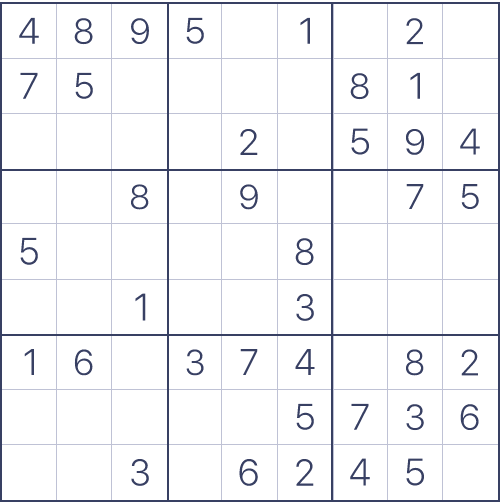
#> input picture media/gi.png, 504 x 504 px, found by its file name
$ jupyter execute --allow-errors total.ipynb   (Python 2 division)
#> lines starting #> are read from the running program, lines starting #| are printed output that depends on the picture
[cell 1]
import os
import cv2
import numpy as np
from pylab import *
from PIL import Image
from scipy import ndimage
import glob
import h5py
from imutils import contours

# https://docs.opencv.org/3.4/d2/dbd/tutorial_distance_transform.html
from __future__ import print_function
import argparse
import random as rng

import matplotlib.pyplot as plt
import tensorflow as tf
from tensorflow.keras.models import Sequential
from tensorflow.keras.layers import Dense, Dropout, Activation, Flatten, Conv2D, MaxPooling2D
from keras.layers.convolutional import Convolution2D, MaxPooling2D

import pickle

import copy

[cell 2]
def hougher(img):
    gray=cv2.cvtColor(img,cv2.COLOR_BGR2GRAY)
    dst = cv2.Canny(gray, 50, 100)
    # change 100 to 200, so that diagonal isn't detected
    lines= cv2.HoughLines(dst, 1, math.pi/180.0, 180, np.array([]), 0, 0)
    a,b,c = lines.shape
    for i in range(a):
        rho = lines[i][0][0]
        theta = lines[i][0][1]
        a = math.cos(theta)
        b = math.sin(theta)
        x0, y0 = a*rho, b*rho
        pt1 = ( int(x0+1000*(-b)), int(y0+1000*(a)) )
        pt2 = ( int(x0-1000*(-b)), int(y0-1000*(a)) )
        cv2.line(img, pt1, pt2, (0, 0, 255), 7, cv2.LINE_AA)
    cv2.imwrite('houghed.jpg',img)

[cell 3]
# [11 lines left out: function sort_contours, not called in this run]

[cell 4]
# [26 lines left out: function squares, not called in this run]

[cell 5]
file_path = 'gi.png'
img = cv2.imread(file_path)
#> img is the input picture: shape (504, 504, 3); mean B, G, R 245.9, 243.6, 243.1
img = cv2.resize(img, (900, 900))
#> img: shape (900, 900, 3)
#> (the rest of this cell did not finish here and is left out)

#> in hougher, `gray=cv2.cvtColor(img,cv2.COLOR_BGR2GRAY)`:
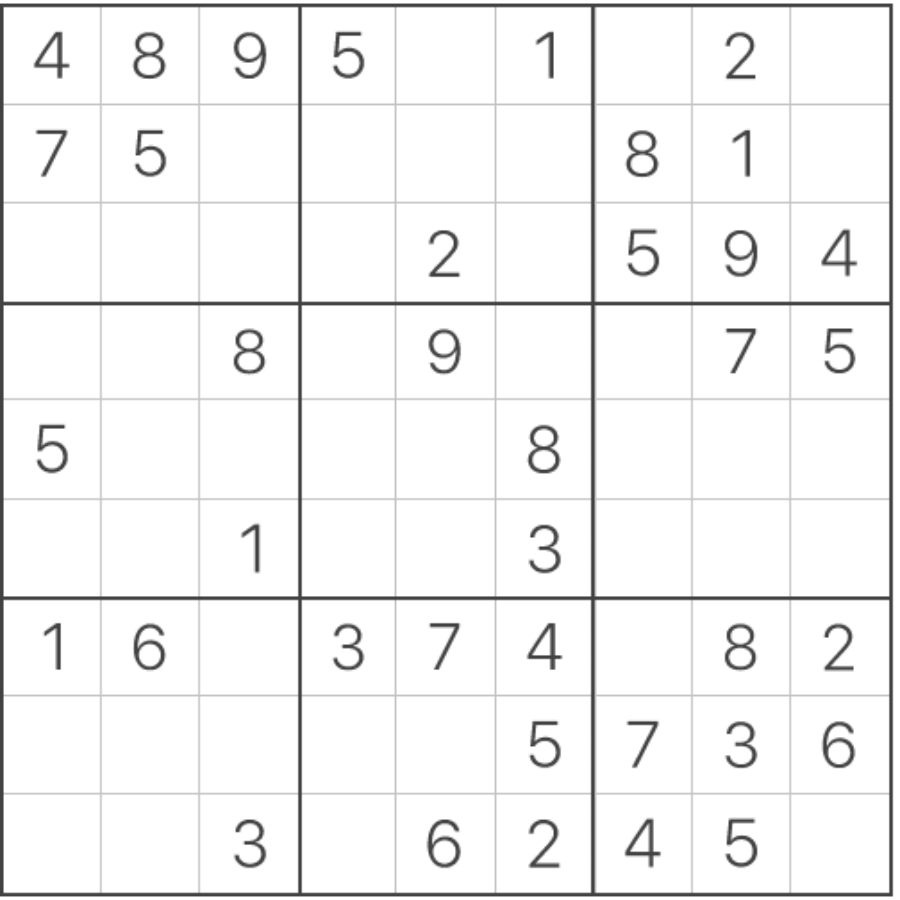
#> gray: shape (900, 900); min 66, max 255, mean 243.7
#> in hougher, `dst = cv2.Canny(gray, 50, 100)`:
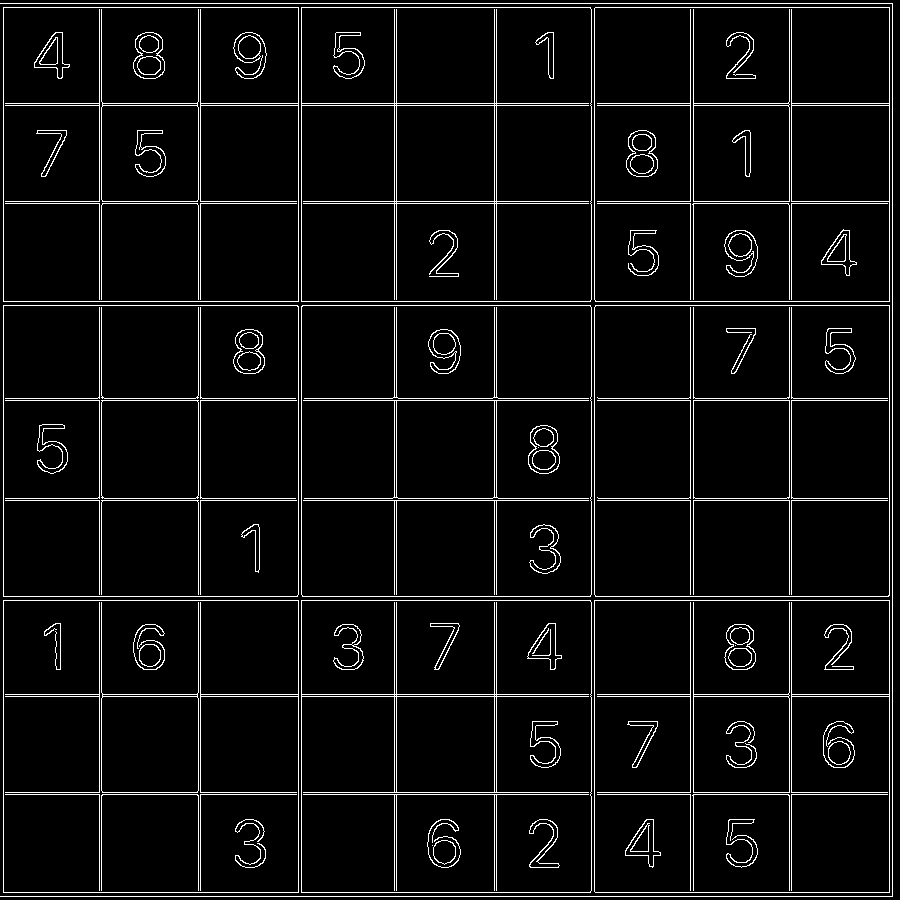
#> dst: shape (900, 900); 5.4% white in thin lines or dots
file_path = 'houghed.jpg'
img = cv2.imread(file_path)
img = cv2.resize(img, (900, 900))
squares(img)

[cell 6]
# [7 lines left out: function gray_all, not called in this run]

[cell 7]
# gray_all()

[cell 8]
data_dir = "/home/vanillaskies/projects/computer-science/python/sudoku/training/"
categories = ["0", "1", "2", "3", "4", "5", "6", "7", "8", "9"]

[cell 9]
training_data = []
def create_training_data():
    for category in categories:
        path = os.path.join(data_dir, category)
        class_num = categories.index(category)
        for img in os.listdir(path):
                img = cv2.imread(os.path.join(path, img))
                training_data.append([img, class_num])

#> (a cell that did not finish here is left out)

[cell 11]
import random
random.shuffle(training_data)
X = []
y = []

[cell 12]
for features, label in training_data:
    X.append(features)
    y.append(label)

[cell 13]
X = np.array(X)
X=np.array(X/255.0)
y=np.array(y)

[cell 14]
pickle_out = open("X.pickle", "wb")
pickle.dump(X, pickle_out)
pickle_out.close()

pickle_out = open("y.pickle", "wb")
pickle.dump(y, pickle_out)
pickle_out.close()

[cell 15]
pickle_in = open("X.pickle", "rb")
X = pickle.load(pickle_in)

pickle_in = open("y.pickle", "rb")
y = pickle.load(pickle_in)

#> (a cell that did not finish here is left out)

[cell 17]
num_data_dir = "/home/vanillaskies/projects/computer-science/python/sudoku/81/"
def pic_to_sudoku(num_data_dir):
    sudoku = ""
    for img in sorted(os.listdir(num_data_dir)):
        print(os.path.join(num_data_dir, img))
        img = cv2.imread(os.path.join(num_data_dir, img))
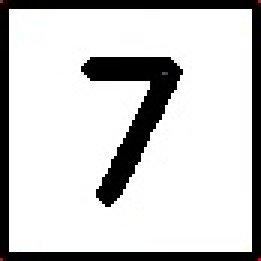
#> input picture 81/boxes_00.jpg, 87 x 87 px, found by its file name (shown 3 times larger)
#> img is the input picture: shape (87, 87, 3); mean B, G, R 200.7, 200.7, 200.8
        img = cv2.resize(img, (28, 28))
#> img: shape (28, 28, 3)
        test_image = np.array(img).astype('float32')
        test_image = np.expand_dims(test_image, axis=0)/255
        test_image = tf.image.resize_with_pad(test_image, 28, 28)
        f = model.predict(test_image)
        index = np.argmax(f)
        g = index.item()
        g = f'{g}'
        sudoku += g
    return sudoku

#> (a cell that did not finish here is left out)

#> (a cell that did not finish here is left out)

#> (a cell that did not finish here is left out)

[cell 21]
def hough_sudoku(img):
    gray=cv2.cvtColor(img,cv2.COLOR_BGR2GRAY)
    dst = cv2.Canny(gray, 50, 100)
    # change 100 to 200, so that diagonal isn't detected
    kernel = np.ones((5,5),np.uint8)
    erosion = cv2.erode(dst,kernel,iterations = 1)
    lines= cv2.HoughLines(dst, 1, math.pi/180.0, 180, np.array([]), 0, 0)
    a,b,c = lines.shape
    for i in range(a):
        rho = lines[i][0][0]
        theta = lines[i][0][1]
        a = math.cos(theta)
        b = math.sin(theta)
        x0, y0 = a*rho, b*rho
        pt1 = ( int(x0+1000*(-b)), int(y0+1000*(a)) )
        pt2 = ( int(x0-1000*(-b)), int(y0-1000*(a)) )
        cv2.line(img, pt1, pt2, (0, 0, 255), 7, cv2.LINE_AA)
    cv2.imwrite('find.jpg',img)

[cell 22]
# [26 lines left out: function find_sudoku, not called in this run]

[cell 23]
file_path = '6.png'
img = cv2.imread(file_path)
# img = cv2.resize(img, (900, 900))
#> (the rest of this cell did not finish here and is left out)

[cell 24]
def same_row(i,j): return (i/9 == j/9)
def same_col(i,j): return (i-j) % 9 == 0
def same_block(i,j): return (i/27 == j/27 and i%9/3 == j%9/3)

# [15 lines left out: function r, not called in this run]

[cell 25]
# r(puzzle)

[cell 26]
def same_row(i,j): return (i/9 == j/9)
def same_col(i,j): return (i-j) % 9 == 0
def same_block(i,j): return (i/27 == j/27 and i%9/3 == j%9/3)

# function that solves a sudoku puzzle
#   Ref(s):
#   http://stackoverflow.com/questions/201461/shortest-sudoku-solver-in-python-how-does-it-work
# [20 lines left out: function solve_puzzle, not called in this run]

[cell 27]
# [8 lines left out: function splitBoxes, not called in this run]

[cell 28]
file_path = '75.png'
img = cv2.imread(file_path)
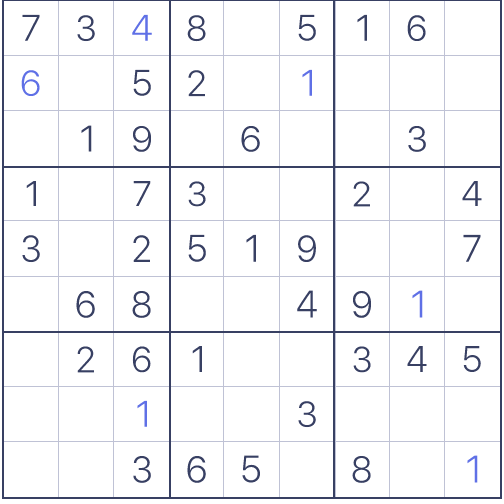
#> input picture media/75.png, 504 x 504 px, found by its file name
#> img is the input picture: shape (504, 504, 3); mean B, G, R 246.2, 243.6, 243.1
img = cv2.resize(img, (900, 900))
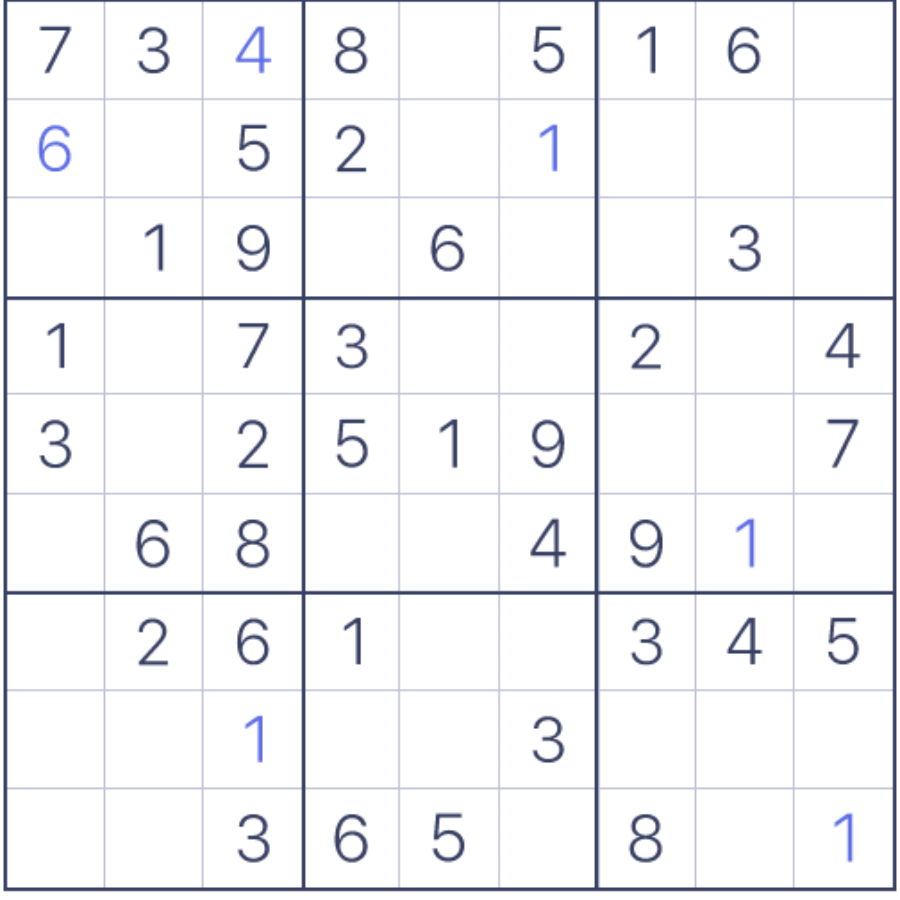
#> img: shape (900, 900, 3); mean B, G, R 246.1, 243.6, 243.1
#> (the rest of this cell did not finish here and is left out)

#> in hougher (call 2), `gray=cv2.cvtColor(img,cv2.COLOR_BGR2GRAY)`:
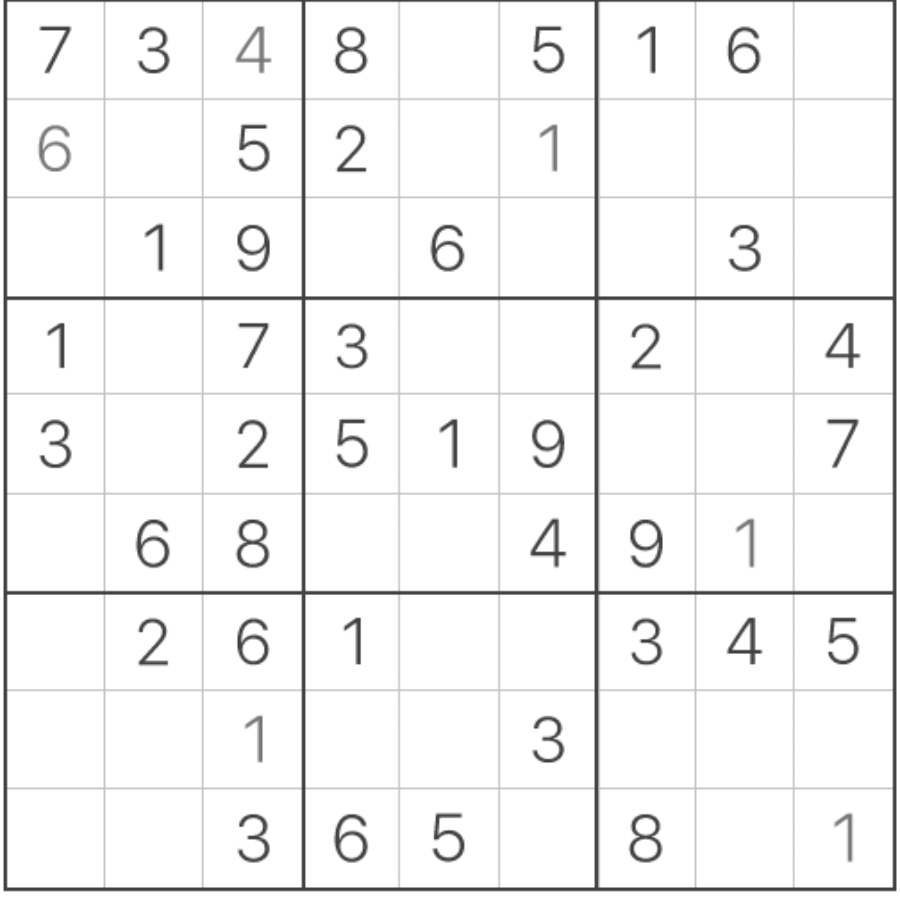
#> gray: shape (900, 900); min 66, max 255, mean 243.7
#> in hougher (call 2), `dst = cv2.Canny(gray, 50, 100)`:
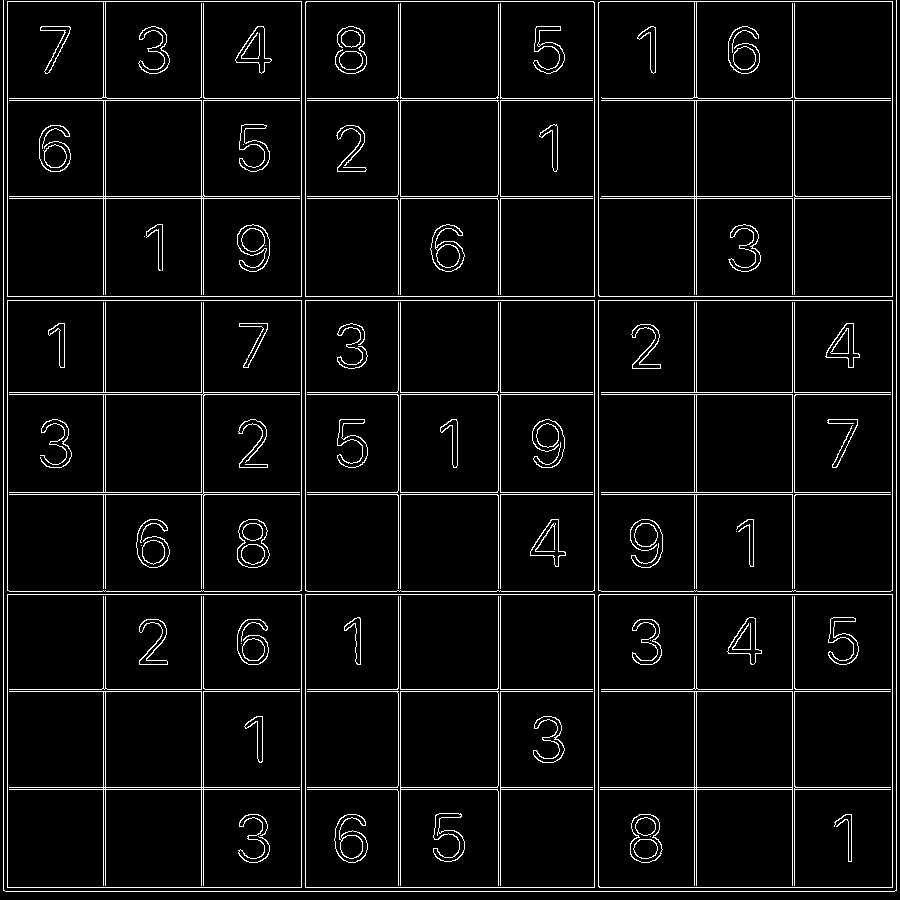
#> dst: shape (900, 900); 5.5% white in thin lines or dots
file_path = 'houghed.jpg'
img = cv2.imread(file_path)
boxes = splitBoxes(img)
plt.imshow(boxes[0][0])
